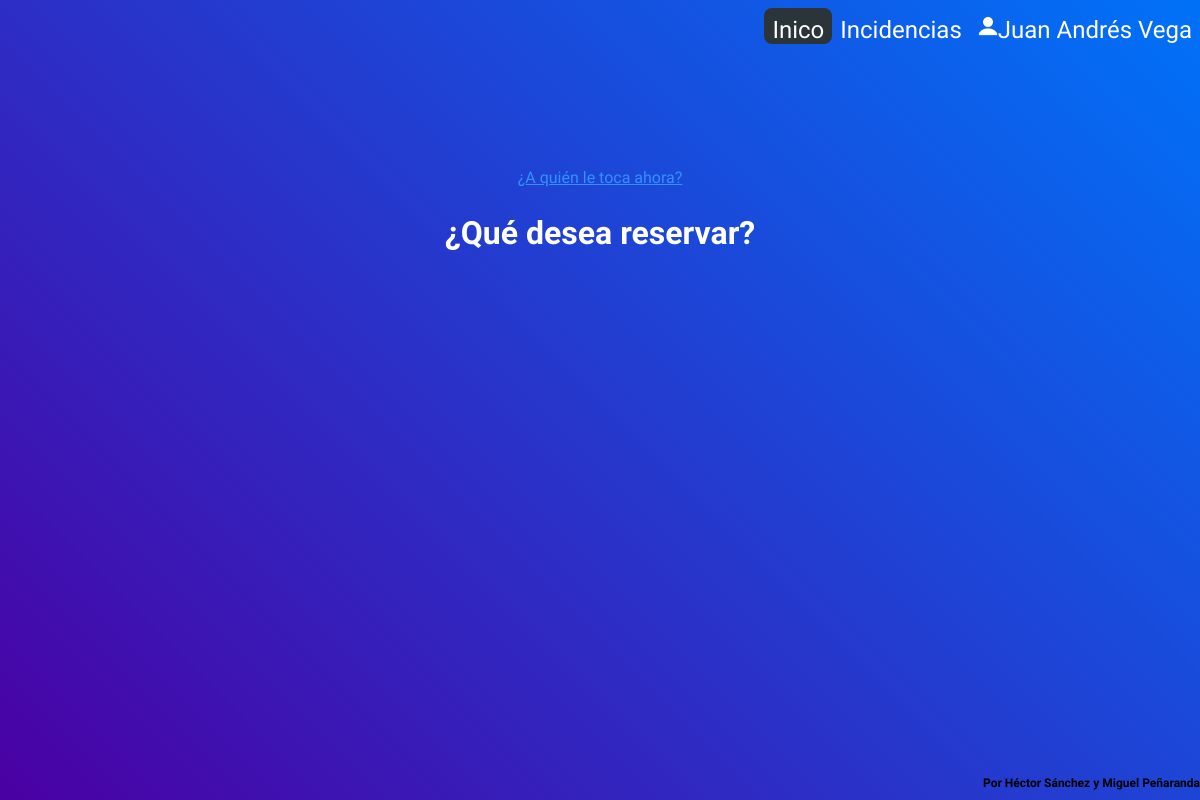
Page / (signed in) on the earlier database version.
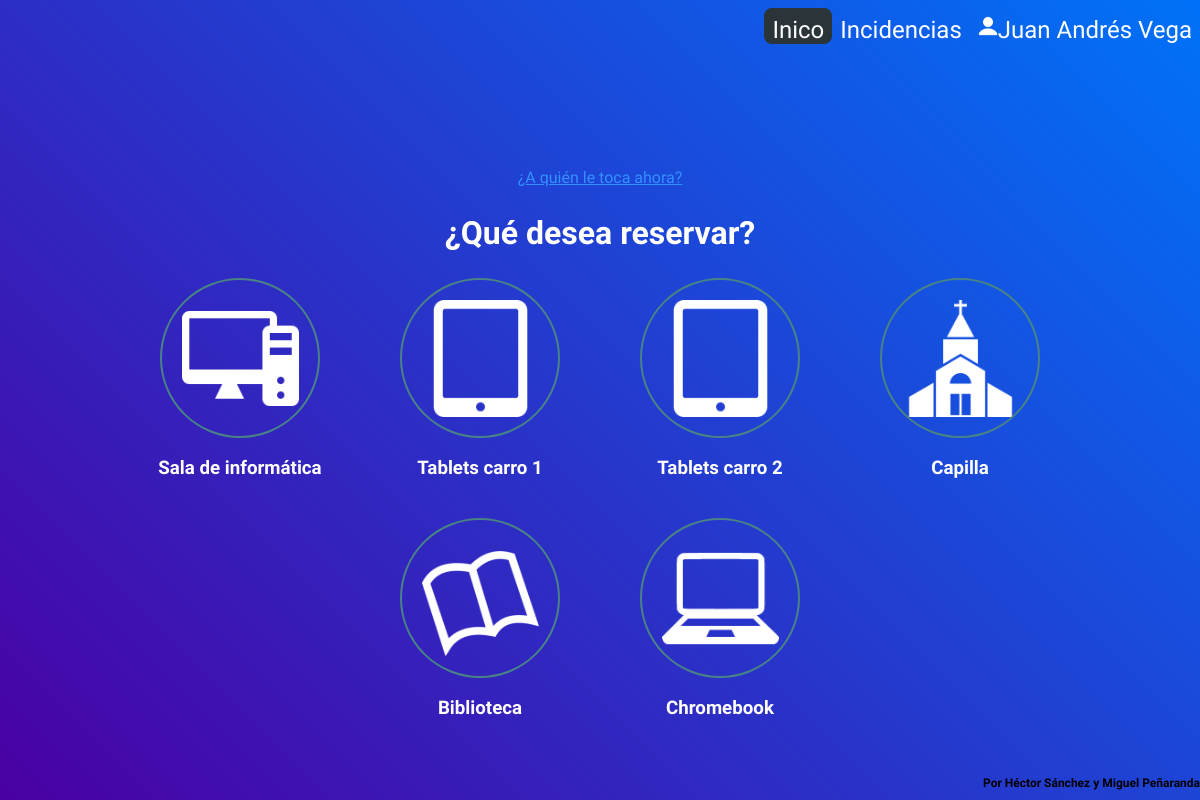
Same page on the later database version.
### tables this page shows
CREATE TABLE `book_types` (
  `name` text NOT NULL,
  `img_name` text NOT NULL
);

### includes/functions.inc.php (called while the page is built, shortened)
<?php
function getDataFromTable($conn, $table) {
    $sql = "SELECT * FROM " . $table;
    $stmt = mysqli_stmt_init($conn);
    if (!mysqli_stmt_prepare($stmt, $sql)) {
        header("location: ./index.php?error=stmtfailed");
        exit();
    }
    mysqli_stmt_execute($stmt);
    $result = mysqli_stmt_get_result($stmt);
    return $result;
}
function getBookTypes($conn, $bool) {
    $myArray = array();
    $result = getDataFromTable($conn, "book_types");
    while ($row = $result->fetch_assoc()) {
        $myArray[] = $row;
    }
    return $myArray;
}

### index.php (the view, shortened to what this page needs)
<!DOCTYPE html>
<html>
<head>
  <link rel="stylesheet" href="assets/styles.css" />
</head>
<body>
  <?php
  include_once "account.php";
  ?>
  <section class="s1">
    <a href="now_who.php" class="sub-title">¿A quién le toca ahora?</a>
    <h1 class="title">¿Qué desea reservar?</h1>
    <div class="container">
      <?php
      require_once "includes/dbh.inc.php";
      require_once "includes/functions.inc.php";
      $booktypes = getBookTypes($conn, true);
      foreach ($booktypes as &$booktype) {
        echo '<button class="c-button" id="' . strtolower($booktype["name"]) . '" style="background:url(' . $booktype["img_name"] . ') no-repeat"><h3>' . $booktype["name"] . '</h3></button>';
      }
      ?>
    </div>
  </section>
  <h2 id="credits">Por Héctor Sánchez y Miguel Peñaranda</h2>
</body>
</html>

### account.php (shortened to what this page needs)
<?php
$filename = basename(debug_backtrace()[0]["file"], ".php");
?>
<ul id="topbar">
    <li class="li-button" <?php if ($filename === "index") { echo "data-current-page"; } ?>>
        <div class="button">
            <a href=<?php if ($filename === "admin_panel") { $t = "./"; } else { $t = ""; } echo $t."index.php" ?>>Inico</a>
        </div>
    </li>
    <li class="li-button" <?php if ($filename === "incidence") { echo "data-current-page"; } ?>>
        <div class="button">
            <a href=<?php if ($filename === "admin_panel") { $t = "./"; } else { $t = ""; } echo $t."incidence.php" ?>>Incidencias</a>
        </div>
    </li>
    <li class="li-button user-account">
        <div class="button">
            <img src="images/user.svg">
            <p id="username"><?php echo $_SESSION["username"]; ?></p>
        </div>
            <?php
            if (isset($_SESSION["useremail"]) === true) {
                require_once "includes/dbh.inc.php";
                require_once "includes/functions.inc.php";
            }
            ?>
    </li>
</ul>

### assets/styles.css (style rules this page uses)
* { font-family: "Josefin Sans", sans-serif; box-sizing: border-box; }
body, html { margin: 0; padding: 0; }
body { background: linear-gradient(45deg, #4a00a3, #0072f8); height: 100vh; background-repeat: no-repeat; background-attachment: fixed; overflow-x: hidden; }
.c-button { border: 0.25vh solid #498386; width: 20vh; height: 20vh; font-size: 2vh; border-radius: 100%; background-size: 75% !important; background-position: center !important; }
#chromebook { background: url(./images/laptop_item.svg) no-repeat; }
#biblioteca { background: url(./images/library_room.svg) no-repeat; }
#capilla { background: url(./images/church_room.svg) no-repeat; }
section { width: 75%; top: 20%; left: 50%; transform: translate(-50%, 0); position: absolute; display: flex; flex-direction: column; flex-wrap: nowrap; }
.container { width: 100%; display: flex; grid-template-columns: repeat(auto-fit, minmax(150px, 1fr)); grid-gap: 10vh; justify-items: center; align-items: center; flex-wrap: wrap; justify-content: center; align-content: center; }
h3 { transform: translate(-25%, 500%); text-align: center; width: 200%; color: white; }
.title { font-size: 4vh; text-align: center; color: white; }
#credits { position: fixed; bottom: 0; right: 0; font-size: 1.5vh; }
ul { display: flex; justify-content: flex-end; list-style-type: none; margin: 0; padding: 0; padding-top: 1vh; width: max-content; float: right; }
.li-button { display: inline-block; z-index: 1; }
.user-account { position: relative; display: inline-block; }
.user-account img { flex: 50%; width: 2.5vh; height: 2.5vh; margin-top: 1vh; flex-basis: 0; }
.user-account p { font-family: "Josefin Sans", sans-serif; margin-top: 1vh; flex: 50%; color: white; font-size: 3vh; margin-bottom: 0; width: max-content; flex-basis: auto; }
.button { display: flex; padding: 0 1vh; }
a { color: white; text-decoration: none; margin-top: 1vh; font-size: 3vh; }
[data-current-page] { background-color: rgb(43 52 57); border-radius: 1vh; }
a.sub-title { text-align: center; font-size: 2vh; color: #3391ff; text-decoration: underline; }

Differences in the rows shown:
added book_types: img_name (picture), name "Sala de informática"
added book_types: img_name (picture), name "Tablets carro 1"
added book_types: img_name (picture), name "Tablets carro 2"
added book_types: img_name (picture), name "Capilla"
added book_types: img_name (picture), name "Biblioteca"
added book_types: img_name (picture), name "Chromebook"
